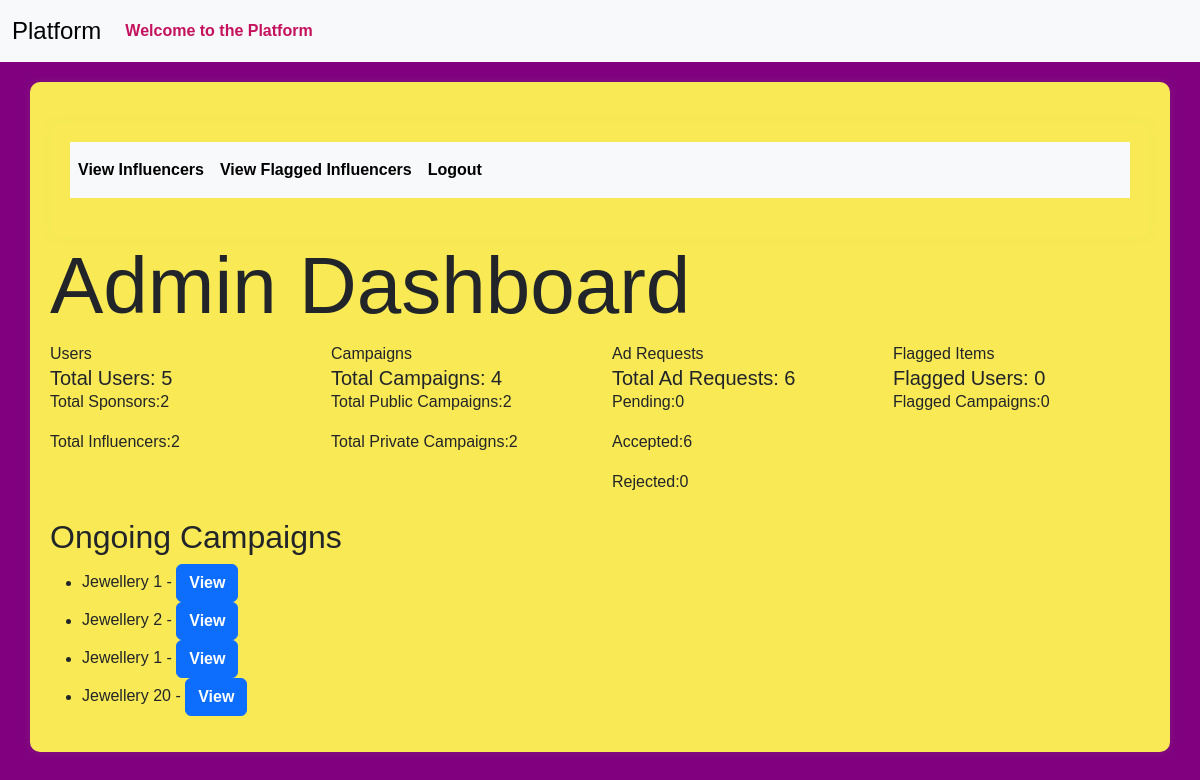
Page /admin (signed in) on the earlier database version.
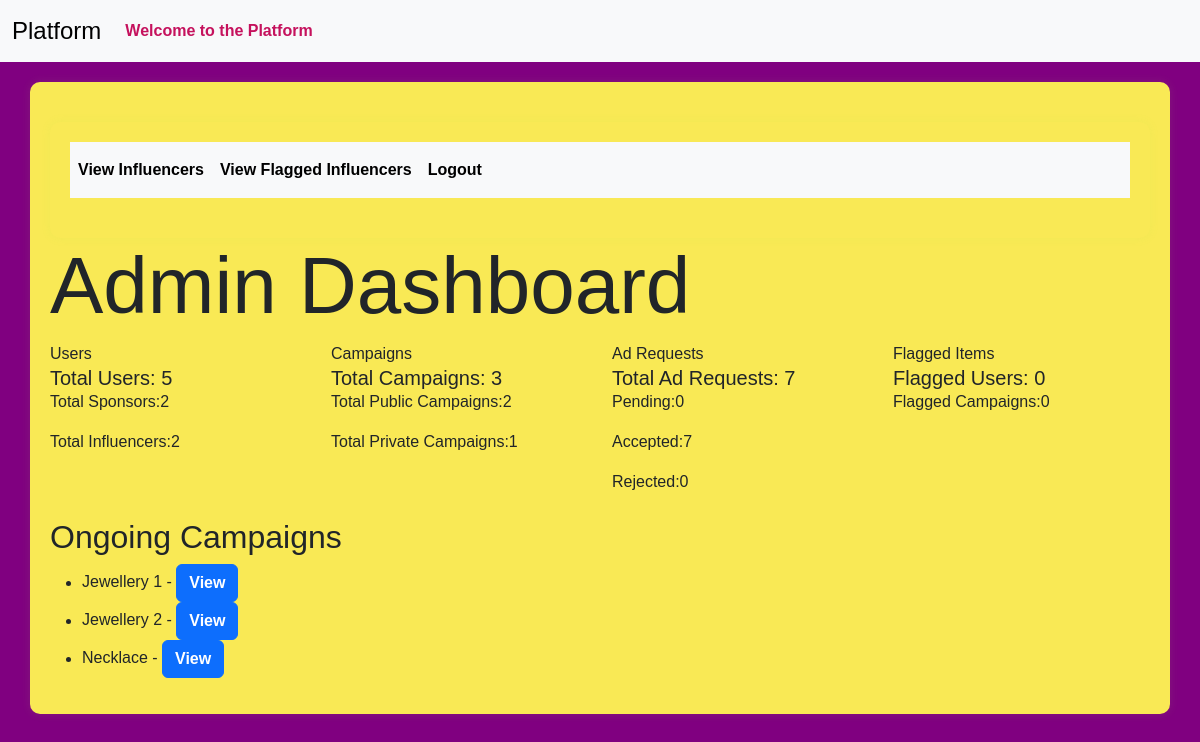
Same page on the later database version.
### models.py (models this page shows)
class Campaign(db.Model):
    __tablename__ = 'campaign'
    id = Column(Integer, primary_key=True)
    name = Column(String(256), unique=False)
    description = Column(Text, nullable=True)
    start_date = Column(Date, nullable=False,default=date.today())
    end_date = Column(Date, nullable=False,default=lambda:date.today()+timedelta(days=30))
    budget = Column(Float, nullable=False,default=0.0)
    visibility = Column(Enum('public', 'private', name='visibility_enum'), nullable=False, default='public')
    sponsor_id = Column(Integer, ForeignKey('sponsor.id'), nullable=False)
    flagged = Column(Boolean, default=False)
    status = Column(String(20), nullable=False,default='In Progress')
    niche = db.Column(db.Enum(NicheEnum), nullable=True)
    completion_status = Column(Boolean, default=False)
    sponsor = relationship('Sponsor', backref='campaigns', overlaps="sponsor_campaigns,sponsor_relation")

### routes.py (the view)
@app.route('/admin')
@auth_required
def admin_dashboard():
    total_users = User.query.count()
    total_sponsors = User.query.filter_by(user_type='sponsor').count()
    total_influencers = User.query.filter_by(user_type='influencer').count()
    total_campaigns = Campaign.query.count()
    total_public_campaigns = Campaign.query.filter_by(visibility='public').count()
    total_private_campaigns = Campaign.query.filter_by(visibility='private').count()
    total_ad_requests = AdRequest.query.count()
    total_pending_requests = AdRequest.query.filter_by(status='Pending').count()
    total_accepted_requests = AdRequest.query.filter_by(status='Accepted').count()
    total_rejected_requests = AdRequest.query.filter_by(status='Rejected').count()
    flagged_users = User.query.filter_by(flagged=True).count()
    flagged_campaigns = Campaign.query.filter_by(flagged=True).count()
    ongoing_campaigns_list = Campaign.query.filter(Campaign.end_date >= date.today()).all()
    flagged_users_list = User.query.filter_by(flagged=True).all()
    flagged_campaigns_list = Campaign.query.filter_by(flagged=True).all()
    flagged_items_list = flagged_users_list + flagged_campaigns_list
    return render_template('admin_dashboard.html', total_users=total_users, total_sponsors=total_sponsors,
                           total_influencers=total_influencers, total_campaigns=total_campaigns,
                           total_public_campaigns=total_public_campaigns, total_private_campaigns=total_private_campaigns,
                           total_ad_requests=total_ad_requests, total_pending_requests=total_pending_requests,
                           total_accepted_requests=total_accepted_requests, total_rejected_requests=total_rejected_requests,
                           flagged_users=flagged_users, flagged_campaigns=flagged_campaigns,
                           ongoing_campaigns=ongoing_campaigns_list, flagged_items=flagged_items_list)

### app.py (called while the page is built)
@login_manager.user_loader
def load_user(user_id):
    return User.query.get(int(user_id))

### routes.py (called while the page is built)
def auth_required(func):
    @wraps(func)
    def inner(*args,**kwargs):
        if 'user_id' in session:
            return func(*args,**kwargs)
        else:
           flash('Kindly login first.')
           return redirect(url_for('login'))
    return inner

### templates/admin_dashboard.html (shortened to what this page needs)
{% extends 'layout.html' %}
{% block content %}
<div class="container">
    <nav class="navbar navbar-expand-lg bg-body-tertiary">
        <div class="collapse navbar-collapse" id="navbarSupportedContent">
          <ul class="navbar-nav me-auto mb-2 mb-lg-0">
            <li class="nav-item">
              <a class="nav-link active" href="{{url_for('admin_view_influencers')}}">View Influencers</a>
            </li>
            <li class="nav-item">
                <a class="nav-link active" href="{{url_for('admin_view_flagged_influencers')}}">View Flagged Influencers</a>
            </li>
            <li class="nav-item">
              <a class="nav-link active" href="{{url_for('logout')}}">Logout</a>
            </li>
          </ul>
        </div>
      </div>
    <h1 class="display-1"> Admin Dashboard</h1>
    <div class="row">
        <div class="col">
            <div class="card-header">
                Users
            </div>
            <div class="card-body">
                <h5 class="card-title">Total Users: {{ total_users}}</h5>
                <p class="card-text"> Total Sponsors:{{total_sponsors}}</p>
                <p class="card-text"> Total Influencers:{{total_influencers}}</p>
            </div>
        </div>
    <div class="col">
        <div class="card-header">
            Campaigns
        </div>
        <div class="card-body">
            <h5 class="card-title">Total Campaigns: {{ total_campaigns}}</h5>
            <p class="card-text"> Total Public Campaigns:{{total_public_campaigns}}</p>
            <p class="card-text"> Total Private Campaigns:{{total_private_campaigns}}</p>
        </div>
    </div>
    <div class="col">
        <div class="card-header">
            Ad Requests
        </div>
        <div class="card-body">
            <h5 class="card-title">Total Ad Requests: {{ total_ad_requests}}</h5>
            <p class="card-text"> Pending:{{total_pending_requests}}</p>
            <p class="card-text"> Accepted:{{total_accepted_requests}}</p>
            <p class="card-text"> Rejected:{{total_rejected_requests}}</p>
        </div>
    </div>
    <div class="col">
        <div class="card-header">
            Flagged Items
        </div>
        <div class="card-body">
            <h5 class="card-title">Flagged Users: {{ flagged_users}}</h5>
            <p class="card-text"> Flagged Campaigns:{{flagged_campaigns}}</p>
        </div>
    </div>
    <div class="mt-4">
        <h2>Ongoing Campaigns</h2>
        {% if ongoing_campaigns %}
            <ul>
                {% for campaign in ongoing_campaigns %}
                    <li>{{ campaign.name }} - <a href="{{ url_for('admin_view_campaign', campaign_id=campaign.id) }}" class="btn btn-primary">View</a></li>
                {% endfor %}
            </ul>
        {% else %}
            <p>No ongoing campaigns.</p>
        {% endif %}
    </div>
</div>
{% endblock %}

Differences in the rows shown:
removed Campaign: name "Jewellery 1"
removed Campaign: name "Jewellery 20"
added Campaign: name "Necklace"
Other differences:
{{ total_campaigns }}: "4" → "3"
{{ total_private_campaigns }}: "2" → "1"
{{ total_ad_requests }}: "6" → "7"
{{ total_accepted_requests }}: "6" → "7"
